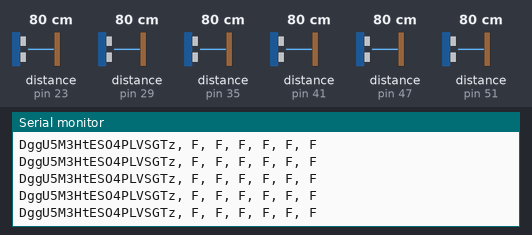
A sketch run on a simulated Arduino Mega 2560, built with avr-gcc and run on an emulated ATmega2560. Parts: the last lines printed to the serial monitor. The test bench sets the inputs (shaded band); at power-on: distance to the obstacle (sensors on pin 23, pin 29, pin 35, pin 41, pin 47, pin 51) 80 cm. The echo pulse lasts 58.3 µs per cm.

Above: at 1.2 s.
1.3 s: distance to the obstacle (sensor on pin 23) set to 2 cm
At 1.9 s:
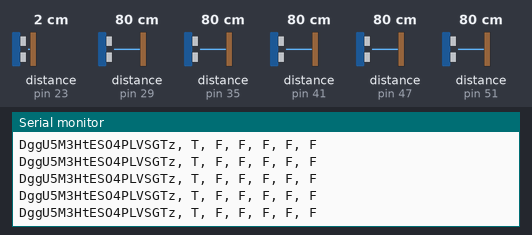
3.2 s: distance to the obstacle (sensor on pin 29) set to 2 cm
At 4.1 s:
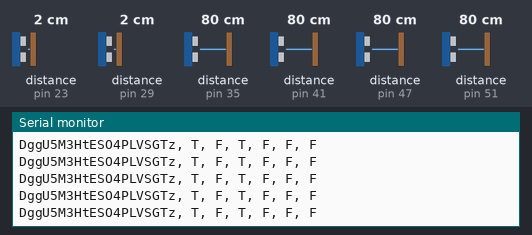
5.1 s: distance to the obstacle (sensor on pin 35) set to 2 cm
At 5.6 s:
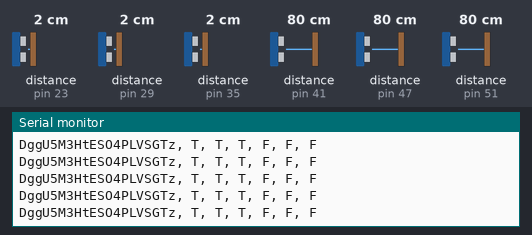
7.0 s: distance to the obstacle (sensor on pin 41) set to 2 cm
At 7.5 s:
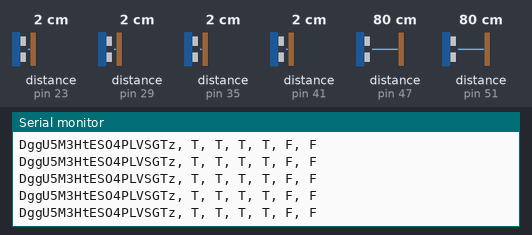
8.9 s: distance to the obstacle (sensor on pin 47) set to 2 cm
At 9.7 s:
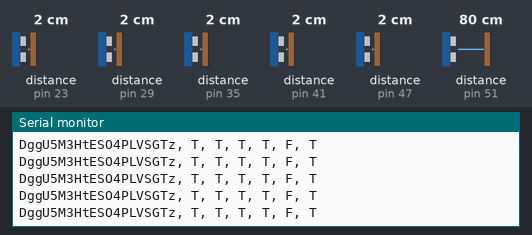
10.8 s: distance to the obstacle (sensor on pin 51) set to 2 cm
At 11.5 s:
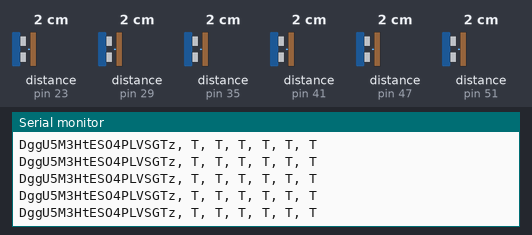

The sketch:

eParking_arduino.ino
```cpp
// Importing the Software serial and the HCSR04 libraries (there is a need to add these libraries)
#include <SoftwareSerial.h>
#include <HCSR04.h>

// Importing the Keypad library
#include <Keypad.h>

// Defining the kind of keypad which is 4X3 keypad and the keys on the keypad
const byte ROWS = 4;
const byte COLS = 3;
char hexaKeys[ROWS][COLS] = {
  {'1', '2', '3'},
  {'4', '5', '6'},
  {'7', '8', '9'},
  {'*', '0', '#'}
};

// The pins in which the keypad is connected to of the Arduino Mega
byte rowPins[ROWS] = {8, 7, 6, 5};
byte colPins[COLS] = {4, 3, 2};

// Function that we use to setup the keypad we get it from the library it maps the keys so that we can use them
Keypad customKeypad = Keypad(makeKeymap(hexaKeys), rowPins, colPins, ROWS, COLS);

//Started SoftwareSerial at new RX (10) and new TX (9) pin of Arduino Mega to talk to NodeMCU via serial communication
SoftwareSerial newSerial(10,9);

HCSR04 p1Sonic(22, 23); //initialisation class HCSR04 (trig pin , echo pin), setting the pins for sensor at parking 1
HCSR04 p3Sonic(28, 29); //initialisation class HCSR04 (trig pin , echo pin), setting the pins for sensor at parking 3
HCSR04 p2Sonic(34, 35); //initialisation class HCSR04 (trig pin , echo pin), setting the pins for sensor at parking 2
HCSR04 p4Sonic(40, 41); //initialisation class HCSR04 (trig pin , echo pin), setting the pins for sensor at parking 4
HCSR04 p6Sonic(46, 47); //initialisation class HCSR04 (trig pin , echo pin), setting the pins for sensor at parking 6
HCSR04 p5Sonic(50, 51); //initialisation class HCSR04 (trig pin , echo pin), setting the pins for sensor at parking 5


// Declaring array to hold all parking lot IDS
String parkingLots[4];

// Declaring string to hold the parking lot ID which has been chosen from the keypad
String selectedParkingLot =  "";

// Declaring string to hold value of parking as T or F based on the occupancy of the parking spots
String p1Dist;
String p2Dist;
String p3Dist;
String p4Dist;
String p5Dist;
String p6Dist;

unsigned long previousMillis = 0;  // will store last time we went inside the if condition to send the data to the NodeMCU
// Note: As soon as the data is sent to the NodeMCU it will send the data to the server if connected to the server

// constants won't change:
const long interval = 1000;  // interval at which data is sent to the cloud (milliseconds)

void setup() {
  // put your setup code here, to run once:
  Serial.begin(115200); // setting the board rate of serial communication to 115200
  newSerial.begin(115200); // setting the board rate of software serial communication to 115200 (rate at which it will talk to NodeMCU)
  // Assigning values to each of the four array elements of parkingLots as the ID of each parking lot
  parkingLots[0] = "DggU5M3HtESO4PLVSGTz"; // parkingLots[0] is set as value "DggU5M3HtESO4PLVSGTz" which is the idea for Ithra
  parkingLots[1] = "gLqJBzLLQe4QSYC3o4Eo"; // parkingLots[1] is set as value "gLqJBzLLQe4QSYC3o4Eo" which is the idea for PMU
  parkingLots[2] = "sT2Ypq3Y1iRYl58dANq6"; // parkingLots[2] is set as value "sT2Ypq3Y1iRYl58dANq6" which is the idea for Othaim Mall
  parkingLots[3] = "uB1h1TETpqTENmKTNS0b"; // parkingLots[3] is set as value "uB1h1TETpqTENmKTNS0b" which is the idea for Mall of Mall Of Dhahran

  // By default the parking lot chosen is Ithra
  selectedParkingLot = parkingLots [0];
}

void loop() {

  // We check if the distance sensed by the ultrasonic sensor at parking P1 is greater than 10. If that is true it means there is no car hence p1Dist = "F"
  // else there is a car and the value of P1Dist = "T"
  // The same logic is applied for all the six parking spots

  if (p1Sonic.dist() > 10){
    p1Dist = "F";
  }else {
    p1Dist = "T";
  }

  if (p2Sonic.dist() >10){
    p2Dist = "F";
  }else {
    p2Dist = "T";
  }

  if (p3Sonic.dist() > 10){
    p3Dist = "F";
  }else {
    p3Dist = "T";
  }

  if (p4Sonic.dist() > 10){
    p4Dist = "F";
  }else {
    p4Dist = "T";
  }

  if (p5Sonic.dist() > 10){
    p5Dist = "F";
  }else {
    p5Dist = "T";
  }

if (p6Sonic.dist() > 10){
    p6Dist = "F";
  }else {
    p6Dist = "T";
  }

  // We create a new string with parking lot ID (which changes based on the button pressed on the keypad) and the status of the 6 parking lots
  String myString = selectedParkingLot + ", " + p1Dist + ", " + p2Dist + ", " + p3Dist + ", " + p4Dist + ", " + p5Dist + ", " + p6Dist;
  Serial.println(myString); // The created string is printed for our reference in serial monitor

  // We use this chucnk of code in order to get the value pressed on the keypad
  char customKey = customKeypad.getKey();
  // We check if a key is pressed
  if (customKey){
    // if  a key is pressed on the keypad we print in the serial to see which keypad was pressed
    Serial.println(customKey);
  // If 1 is pressed then we set the parking lot as Ithra and send data to the NodeMCU which then sends it to cloud
    if (customKey == '1'){
      selectedParkingLot = parkingLots[0]; // set the parking lot ID as Ithra ID and then we create a new string in the next line
      String myString = selectedParkingLot + ", " + p1Dist + ", " + p2Dist + ", " + p3Dist + ", " + p4Dist + ", " + p5Dist + ", " + p6Dist;
      // We make a char buffer to send a string over software serial
      char* buf = (char*) malloc(sizeof(char)*myString.length()+1);
      myString.toCharArray(buf, myString.length()+1); // The string we created is converted to a array of char
      newSerial.write(buf); // it is sent to the NodeMCU
      Serial.println(buf); // for our reference we print it in the serail of Arduino IDE
      free(buf); // We clear the buffer (it is like cleaning the buffer so we can free the memory)
    }
    // Same logic repeated if 2,3 or 4 is pressed for PMU, Othaim mall or Mall of Dhahran
    if (customKey == '2'){
      selectedParkingLot = parkingLots[1];
      String myString = selectedParkingLot + ", " + p1Dist + ", " + p2Dist + ", " + p3Dist + ", " + p4Dist + ", " + p5Dist + ", " + p6Dist;
      char* buf = (char*) malloc(sizeof(char)*myString.length()+1);
      myString.toCharArray(buf, myString.length()+1);
      newSerial.write(buf);
      Serial.println(buf);
      free(buf);
    }
    if (customKey == '3'){
      selectedParkingLot = parkingLots[2];
      String myString = selectedParkingLot + ", " + p1Dist + ", " + p2Dist + ", " + p3Dist + ", " + p4Dist + ", " + p5Dist + ", " + p6Dist;
      char* buf = (char*) malloc(sizeof(char)*myString.length()+1);
      myString.toCharArray(buf, myString.length()+1);
      newSerial.write(buf);
      Serial.println(buf);
      free(buf);
    }
    if (customKey == '4'){
      selectedParkingLot = parkingLots[3];
      String myString = selectedParkingLot + ", " + p1Dist + ", " + p2Dist + ", " + p3Dist + ", " + p4Dist + ", " + p5Dist + ", " + p6Dist;
      char* buf = (char*) malloc(sizeof(char)*myString.length()+1);
      myString.toCharArray(buf, myString.length()+1);
      newSerial.write(buf);
      Serial.println(buf);
      free(buf);
    }
  }

  // This is the logic we use to autoamitically send data to NodeMCU every 1 seconds as we have set interval = 1000 (the line at the start just above void setup())
  unsigned long currentMillis = millis(); // This function is used to return the number of milliseconds at the time, the Arduino board begins running the current program
  if (currentMillis - previousMillis >= interval) {
    // save the we entered the if condition to previousMillis which was initally set to 0
    previousMillis = currentMillis;

    // This is the same logic we have used in the keypad to make the string of the name myString, create a char array to store the string.
    String myString = selectedParkingLot + ", " + p1Dist + ", " + p2Dist + ", " + p3Dist + ", " + p4Dist + ", " + p5Dist + ", " + p6Dist;
    char* buf = (char*) malloc(sizeof(char)*myString.length()+1);
    // String is converted into an array of char
    myString.toCharArray(buf, myString.length()+1);
    Serial.println(buf); // We print this in the serila
    newSerial.write(buf); // We send the data to NodeMCU
    free(buf); // The memory is freed
  }

}
```

Measured:
- after the input at 1.3 s, the serial monitor: prints a new line after 0.05 s (image 1)
- after the input at 3.2 s, the serial monitor: prints a new line at once (image 2)
- after the input at 5.1 s, the serial monitor: prints a new line at once (image 3)
- after the input at 7.0 s, the serial monitor: prints a new line at once (image 4)
- after the input at 8.9 s, the serial monitor: prints a new line at once (image 5)
- after the input at 10.8 s, the serial monitor: prints a new line at once (image 6)
